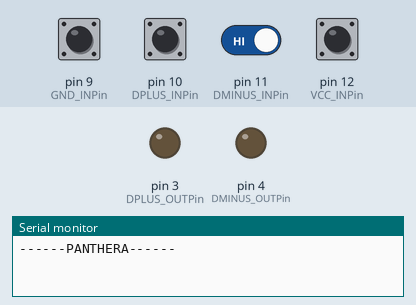
Recording of a sketch running on a simulated Arduino Uno, built with avr-gcc and run on an emulated ATmega328P. Parts: output pins drawn as LEDs (lit = HIGH), the last lines printed to the serial monitor. The test bench sets the inputs (shaded band); at power-on: pin 9 (GND_INPin), pin 10 (DPLUS_INPin), pin 11 (DMINUS_INPin), pin 12 (VCC_INPin) HIGH. Pins used as bus, display or sensor lines are not drawn.

Above: at 1.2 s.
1.3 s: pin 10 (DPLUS_INPin) pulled LOW for 3 s
At 5.3 s:
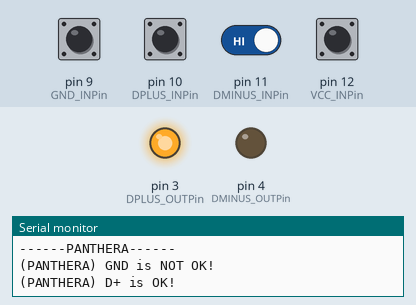
11.4 s: pin 9 (GND_INPin) pulled LOW for 3 s
At 23.9 s:
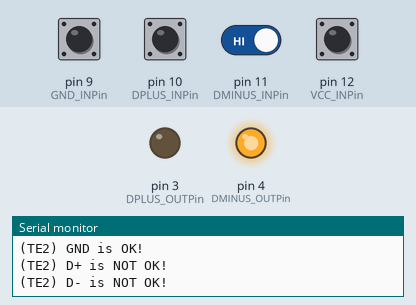
24.5 s: pin 9 (GND_INPin) pulled LOW for 3 s
At 30.4 s:
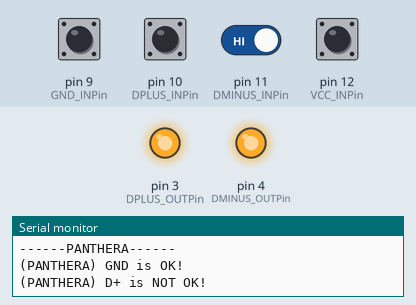
34.6 s: pin 12 (VCC_INPin) pulled LOW for 3 s
45.0 s: pin 9 (GND_INPin) driven LOW and pin 12 (VCC_INPin) driven LOW
56.5 s: pin 10 (DPLUS_INPin) driven LOW and pin 11 (DMINUS_INPin) driven LOW
Timing chart, 0 to 70.0 s (numbered marks = the images above; inputs shaded):
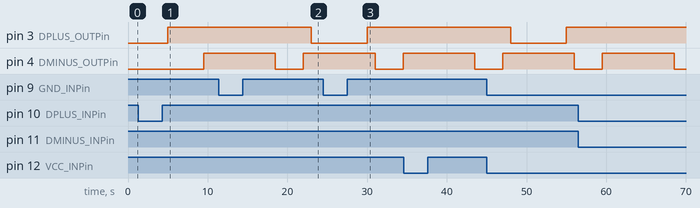

The sketch:

sketch_may19a.ino
```cpp
int VCC_INPin = 12;
int DMINUS_INPin = 11;
int DPLUS_INPin = 10;
int GND_INPin = 9;
int VCC_OUTPin = 5;
int DMINUS_OUTPin = 4;
int DPLUS_OUTPin = 3;
int GND_OUTPin = 2;

void setup()
{
  Serial.begin(115200);
  pinMode(VCC_INPin,INPUT_PULLUP);
  pinMode(DMINUS_INPin, INPUT_PULLUP);
  pinMode(DPLUS_INPin, INPUT_PULLUP);
  pinMode(GND_INPin, INPUT_PULLUP);
  pinMode(VCC_OUTPin, OUTPUT);
  pinMode(DMINUS_OUTPin, OUTPUT);
  pinMode(DPLUS_OUTPin, OUTPUT);
  pinMode(GND_OUTPin, OUTPUT);
}

void loop()
{
  Serial.print("------PANTHERA------\n");
  digitalWrite(GND_OUTPin, LOW);
  delay(1000);
  int val = digitalRead(GND_INPin);
  delay(500);
  if (val == LOW){
    Serial.print("(PANTHERA) GND is OK!\n");
  }
  else{
    Serial.print("(PANTHERA) GND is NOT OK!\n");
  }
  digitalWrite(GND_OUTPin, HIGH);
  delay(1000);
  digitalWrite(DPLUS_OUTPin, LOW);
  delay(1000);
  val = digitalRead(DPLUS_INPin);
  delay(500);
  if (val == LOW){
    Serial.print("(PANTHERA) D+ is OK!\n");
  }
  else{
    Serial.print("(PANTHERA) D+ is NOT OK!\n");
  }
  digitalWrite(GND_OUTPin, HIGH);
  delay(1000);
  digitalWrite(DPLUS_OUTPin, HIGH);
  delay(1000);
  digitalWrite(DMINUS_OUTPin, LOW);
  delay(1000);
  val = digitalRead(DMINUS_INPin);
  delay(500);
  if (val == LOW){
    Serial.print("(PANTHERA) D- is OK!\n");
  }
  else{
    Serial.print("(PANTHERA) D- is NOT OK!\n");
  }
  digitalWrite(GND_OUTPin, HIGH);
  delay(1000);
  digitalWrite(DPLUS_OUTPin, HIGH);
  delay(1000);
  digitalWrite(DMINUS_OUTPin, HIGH);
  delay(1000);
  digitalWrite(VCC_OUTPin, LOW);
  delay(1000);
  val = digitalRead(VCC_INPin);
  delay(500);
  if (val == LOW){
    Serial.print("(PANTHERA) VCC is OK!\n");
  }
  else{
    Serial.print("(PANTHERA) VCC is NOT OK!\n");
  }
  delay(500);
  Serial.print("------END OF PANTHERA------\n");
  Serial.print("------MADCATZ TE2------\n");
  digitalWrite(GND_OUTPin, LOW);
  delay(1000);
  val = digitalRead(GND_INPin);
  delay(500);
  if (val == LOW){
    Serial.print("(TE2) GND is OK!\n");
  }
  else{
    Serial.print("(TE2) GND is NOT OK!\n");
  }
  digitalWrite(GND_OUTPin, HIGH);
  delay(1000);
  digitalWrite(VCC_OUTPin, LOW);
  delay(1000);
  val = digitalRead(DPLUS_INPin);
  delay(500);
  if (val == LOW){
    Serial.print("(TE2) D+ is OK!\n");
  }
  else{
    Serial.print("(TE2) D+ is NOT OK!\n");
  }
  digitalWrite(GND_OUTPin, HIGH);
  delay(1000);
  digitalWrite(VCC_OUTPin, HIGH);
  delay(1000);
  digitalWrite(DMINUS_OUTPin, LOW);
  delay(1000);
  val = digitalRead(DMINUS_INPin);
  delay(500);
  if (val == LOW){
    Serial.print("(TE2) D- is OK!\n");
  }
  else{
    Serial.print("(TE2) D- is NOT OK!\n");
  }

  digitalWrite(GND_OUTPin, HIGH);
  delay(1000);
  digitalWrite(VCC_OUTPin, HIGH);
  delay(1000);
  digitalWrite(DMINUS_OUTPin, HIGH);
  delay(1000);
  digitalWrite(DPLUS_OUTPin, LOW);
  delay(1000);
  val = digitalRead(VCC_INPin);
  delay(500);
  if (val == LOW){
    Serial.print("(TE2) VCC is OK!\n");
  }
  else{
    Serial.print("(TE2) VCC is NOT OK!\n");
  }
  delay(500);
  Serial.print("------END OF TE2------\n");

}
```
